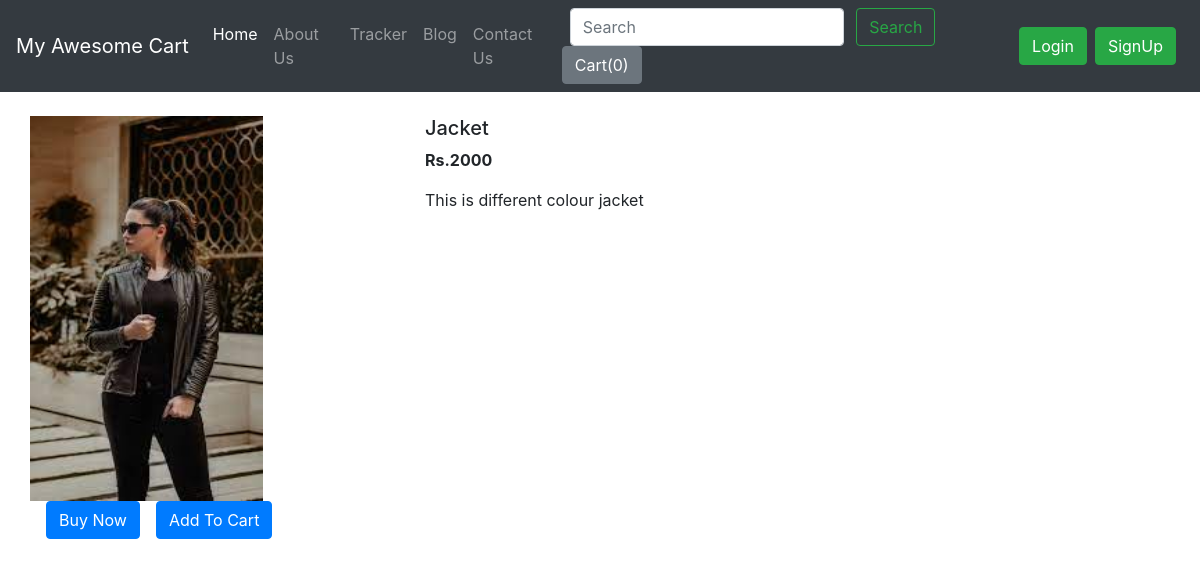
The page /shop/products/3 on the database its author committed.
### shop/models.py (models this page shows, shortened)
class Product(models.Model):
    product_id = models.AutoField
    product_name = models.CharField(max_length=50)
    category = models.CharField(max_length=50, default="")
    subcategory = models.CharField(max_length=50, default="")
    price = models.IntegerField(default=0)
    desc = models.CharField(max_length=300)
    pub_date = models.DateField()
    image = models.ImageField(upload_to='shop/images', default="")

### shop/views.py (the view)
# urls.py: path("products/<int:myid>", views.productView, name="ProductView"),
def productView(request, myid):
    product = Product.objects.filter(id=myid)
    return render(request, 'shop/prodView.html', {'product':product[0]})

### shop/templates/shop/prodView.html (shortened to what this page needs)
{% extends 'shop/basic.html' %}
{% block body %}
<div class="container my-4">
    <div class="row">
    <div class="col-md-4">
    <div class="row">
        <img src="/media/{{product.image}}" width="233px" height="385px">
    </div>
        <div class="row">
            <button class="btn btn-primary mx-3">Buy Now</button>
            <button class="btn btn-primary">Add To Cart</button>
        </div>
    </div>
    <div class="col-md-8">
        <h5>{{product.product_name}}</h5>
        <p><b>Rs.{{product.price}} </b></p>
        <p>{{product.desc}}</p>
    </div>
    </div>
</div>
{% endblock %}

### rows shown on the page
Product: image (picture), product_name "Jacket", price "2000", desc "This is different colour jacket"
